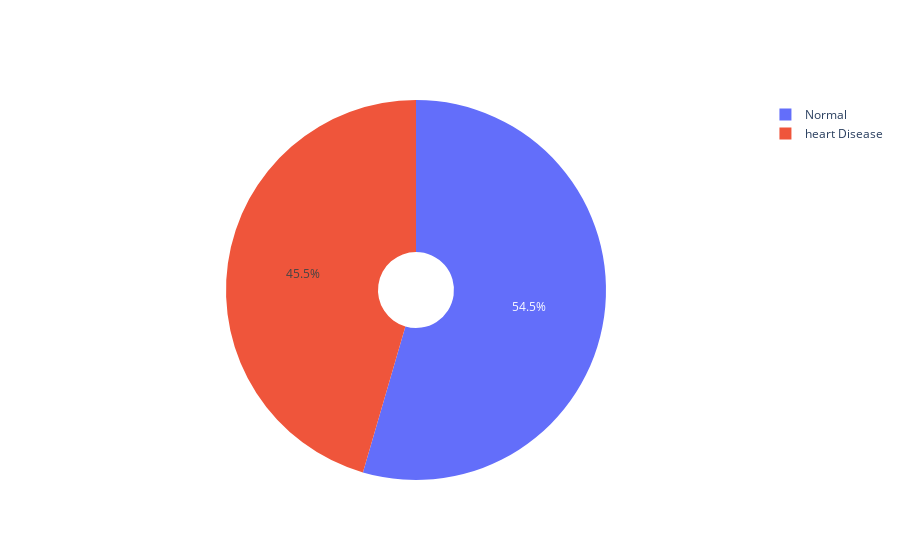

Notebook source saved alongside this figure:
### Markdown cell above
# 1. La variale cible : équilibrée ou déséquilibrée

### Code cell
labels = ["Normal", "heart Disease"]
percentage_per_label = data["HeartDisease"].value_counts()/len(data)
percentage_per_label

figure = pgo.Figure(data=[pgo.Pie(labels=labels, values=percentage_per_label, hole=0.2)])

figure.show()

### Figure 1 — Plotly figure (JSON) as saved in the notebook; plotly's stock layout.template omitted (floating-point values rounded to 4 significant figures)
{"data": [{"hole": 0.2, "labels": ["Normal", "heart Disease"], "type": "pie", "values": [0.5451, 0.4549]}], "layout": {}}
